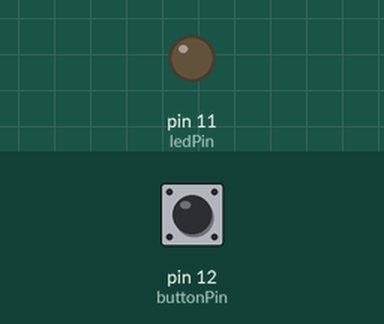
This program was run on a simulated Raspberry Pi (header pin numbers). Shown: output pins drawn as LEDs (lit = HIGH). The test bench sets the inputs (shaded band); at power-on: pin 12 (buttonPin) HIGH. What the program prints to the terminal is not drawn.

Above: at 1.2 s.
1.3 s: pin 12 (buttonPin) pulled LOW for 0.15 s
At 1.37 s:
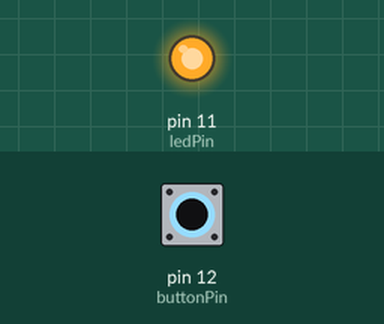
2.9 s: pin 12 (buttonPin) pulled LOW for 3.2 s
At 6.9 s:
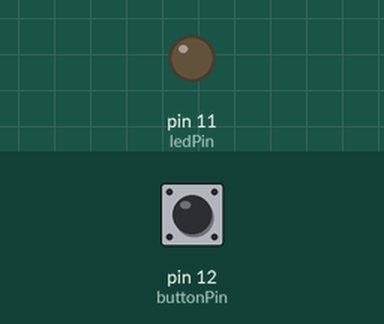
Timing chart, 0 to 8.4 s (numbered marks = the images above; inputs shaded):
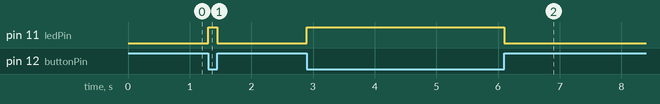

Measured:
- after the input at 1.3 s, pin 11 (ledPin): LOW → HIGH at once, → LOW 0.15 s later
- after the input at 2.9 s, pin 11 (ledPin): LOW → HIGH at once, → LOW 3.2 s later

The program:

02_ButtonLed.py
```python
#!/usr/bin/env python3
# -*- coding: utf-8 -*-
"""
Created on Sun Oct 14 12:38:11 2018

@author: kaniska
"""

import RPi.GPIO as GPIO

ledPin = 11
buttonPin = 12

def setup():
    GPIO.setmode(GPIO.BOARD)
    GPIO.setup(ledPin, GPIO.OUT)
    GPIO.setup(buttonPin, GPIO.IN, pull_up_down=GPIO.PUD_UP)

def loop():
    while True:
        if GPIO.input(buttonPin) == GPIO.LOW:
            GPIO.output(ledPin, GPIO.HIGH)
            print('LED ON')
        else:
            GPIO.output(ledPin, GPIO.LOW)
            print('LED OFF')

def destroy():
    GPIO.output(ledPin, GPIO.LOW)
    GPIO.cleanup()
    print('\nCleaned up resources. Board ready for reuse')


if __name__ == '__main__':
    setup()
    try:
        loop()
    except KeyboardInterrupt:
        destroy()
```
